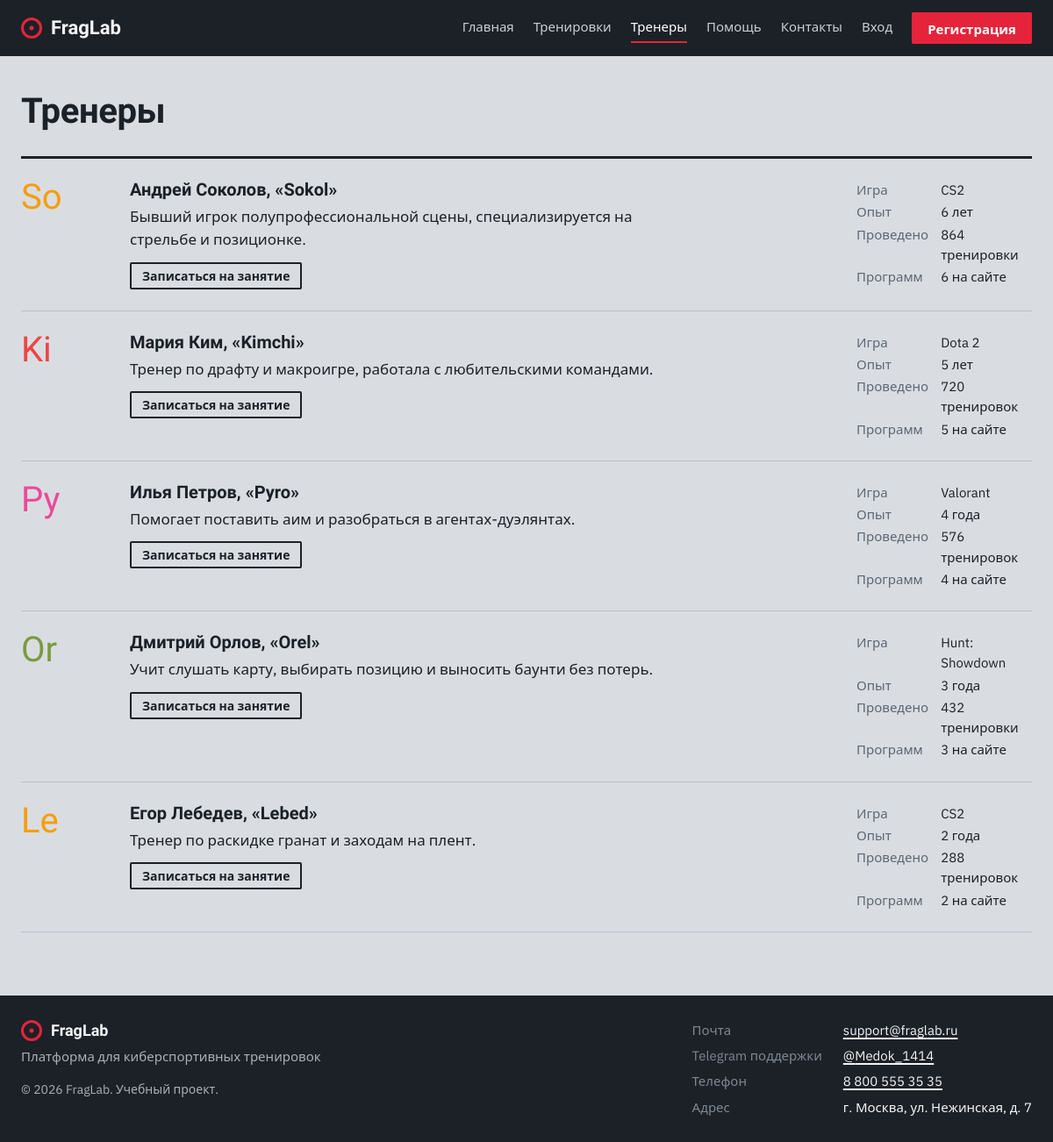
The app's page /coaches.php with its own data.
### tables this page shows
CREATE TABLE coaches (
    id               INT AUTO_INCREMENT PRIMARY KEY,
    full_name        VARCHAR(100) NOT NULL,
    nickname         VARCHAR(50)  NOT NULL,
    game_id          INT          NOT NULL,
    experience_years TINYINT      NOT NULL DEFAULT 1,
    bio              TEXT         NOT NULL,
    FOREIGN KEY (game_id) REFERENCES games(id) ON DELETE CASCADE
);

CREATE TABLE games (
    id          INT AUTO_INCREMENT PRIMARY KEY,
    name        VARCHAR(50)  NOT NULL UNIQUE,
    genre       VARCHAR(50)  NOT NULL,
    description TEXT         NOT NULL,
    color       VARCHAR(7)   NOT NULL DEFAULT '#7C3AED',
     
    hour_price  INT          NOT NULL DEFAULT 1000
);

### config.php (called while the page is built, shortened)
<?php
function e($value): string
{
    return htmlspecialchars((string)$value, ENT_QUOTES, 'UTF-8');
}
function plural(int $n, string $one, string $few, string $many): string
{
    $mod10 = $n % 10;
    $mod100 = $n % 100;
    if ($mod10 === 1 && $mod100 !== 11) {
        $word = $one;
    } elseif ($mod10 >= 2 && $mod10 <= 4 && ($mod100 < 12 || $mod100 > 14)) {
        $word = $few;
    } else {
        $word = $many;
    }
    return "$n $word";
}
function sessions_done(int $experienceYears): int
{
    return SESSIONS_PER_MONTH * 12 * $experienceYears;
}

### coaches.php (the view, shortened to what this page needs)
<?php
require 'config.php';
$coaches = $pdo->query(
    'SELECT c.*, g.name AS game, g.color, COUNT(t.id) AS trainings_count
     FROM coaches c
     JOIN games g ON g.id = c.game_id
     LEFT JOIN trainings t ON t.coach_id = c.id
     GROUP BY c.id ORDER BY c.experience_years DESC'
)->fetchAll();
require 'includes/header.php';
?>
<h1 class="page-title">Тренеры</h1>
<div class="coaches">
    <?php foreach ($coaches as $c): ?>
        <div class="coach" style="--game: <?= e($c['color']) ?>">
            <div class="coach-nick"><?= e(mb_substr($c['nickname'], 0, 2)) ?></div>
            <div>
                <h3><a href="coach.php?id=<?= $c['id'] ?>"><?= e($c['full_name']) ?>, «<?= e($c['nickname']) ?>»</a></h3>
                <p><?= e($c['bio']) ?></p>
                <a href="coach.php?id=<?= $c['id'] ?>" class="btn btn-small btn-outline" style="margin-top: 12px">Записаться на занятие</a>
            </div>
            <dl>
                <dt>Игра</dt><dd><?= e($c['game']) ?></dd>
                <dt>Опыт</dt><dd><?= plural((int)$c['experience_years'], 'год', 'года', 'лет') ?></dd>
                <dt>Проведено</dt><dd><?= plural(sessions_done((int)$c['experience_years']), 'тренировка', 'тренировки', 'тренировок') ?></dd>
                <dt>Программ</dt><dd><?= $c['trainings_count'] ?> на сайте</dd>
            </dl>
        </div>
    <?php endforeach; ?>
</div>
<?php require 'includes/footer.php'; ?>

### assets/style.css (style rules this page uses)
:root { --steel: #D9DDE2; --paper: #F2F3F5; --graphite: #1C2127; --graphite-2: #2A3038; --target: #E5243B; --hit: #F2C230; --muted: #5E6672; --line: #B9BFC7; --font-head: 'Unbounded', sans-serif; --font-body: 'IBM Plex Sans', 'Segoe UI', sans-serif; }
* { box-sizing: border-box; margin: 0; padding: 0; }
body { background: var(--steel); color: var(--graphite); font-family: var(--font-body); font-size: 17px; line-height: 1.55; min-height: 100vh; display: flex; flex-direction: column; }
a { color: var(--graphite); text-decoration-thickness: 2px; text-underline-offset: 3px; }
h1, h2, h3, .logo { font-family: var(--font-head); font-weight: 700; line-height: 1.15; }
.page-title { font-size: 40px; margin-bottom: 28px; letter-spacing: -0.01em; }
.btn { display: inline-block; background: var(--target); color: #fff; border: 2px solid var(--target); padding: 11px 22px; border-radius: 2px; font: 600 16px var(--font-body); cursor: pointer; text-decoration: none; }
.btn-outline { background: transparent; color: var(--graphite); border-color: var(--graphite); }
.btn-small { padding: 4px 12px; font-size: 14px; }
.coaches { border-top: 3px solid var(--graphite); }
.coach { display: grid; grid-template-columns: 96px 1fr 200px; gap: 28px; padding: 24px 0; border-bottom: 1px solid var(--line); }
.coach-nick { font-family: var(--font-head); font-size: 40px; line-height: 1; color: var(--game); }
.coach h3 { font-size: 20px; margin-bottom: 6px; }
.coach p { max-width: 60ch; }
.coach dl { font-size: 15px; display: grid; grid-template-columns: auto 1fr; gap: 2px 14px; align-content: start; }
.coach dt { color: var(--muted); }
.coach h3 a { text-decoration: none; }

### records on screen
coaches: nickname "So", full_name "Андрей Соколов", nickname "Sokol", bio "Бывший игрок полупрофессиональной сцены, специализируется на стрельбе и позиционке.", game.name "CS2", experience_years "6 лет", experience_years "864 тренировки", trainings_count "6"
coaches: nickname "Ki", full_name "Мария Ким", nickname "Kimchi", bio "Тренер по драфту и макроигре, работала с любительскими командами.", game.name "Dota 2", experience_years "5 лет", experience_years "720 тренировок", trainings_count "5"
coaches: nickname "Py", full_name "Илья Петров", nickname "Pyro", bio "Помогает поставить аим и разобраться в агентах-дуэлянтах.", game.name "Valorant", experience_years "4 года", experience_years "576 тренировок", trainings_count "4"
coaches: nickname "Or", full_name "Дмитрий Орлов", nickname "Orel", bio "Учит слушать карту, выбирать позицию и выносить баунти без потерь.", game.name "Hunt: Showdown", experience_years "3 года", experience_years "432 тренировки", trainings_count "3"
coaches: nickname "Le", full_name "Егор Лебедев", nickname "Lebed", bio "Тренер по раскидке гранат и заходам на плент.", game.name "CS2", experience_years "2 года", experience_years "288 тренировок", trainings_count "2"

### other values on screen
$label "Главная"
$label "Тренировки"
$label "Тренеры"
$label "Помощь"
$label "Контакты"
SUPPORT_EMAIL "support@fraglab.ru"
SUPPORT_TG "Medok_1414"
SUPPORT_PHONE "8 800 555 35 35"
OFFICE_ADDRESS "г. Москва, ул. Нежинская, д. 7"
